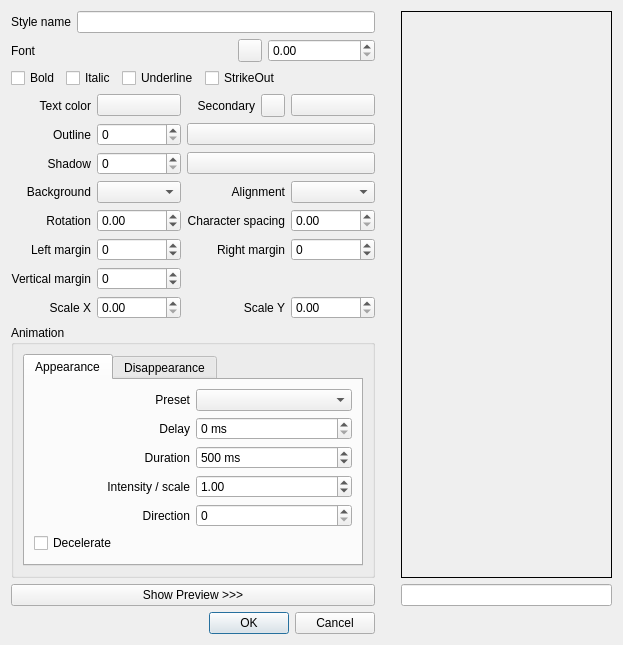
<?xml version="1.0" encoding="UTF-8"?>
<ui version="4.0">
 <author>
SPDX-FileCopyrightText: none
SPDX-License-Identifier: GPL-3.0-only OR LicenseRef-KDE-Accepted-GPL
 </author>
 <class>SubtitleStyleEdit_UI</class>
 <widget class="QDialog" name="SubtitleStyleEdit_UI">
  <property name="geometry">
   <rect>
    <x>0</x>
    <y>0</y>
    <width>623</width>
    <height>564</height>
   </rect>
  </property>
  <property name="windowTitle">
   <string>Subtitle Style Editor</string>
  </property>
  <layout class="QGridLayout" name="gridLayout">
   <item row="0" column="0" colspan="6">
    <layout class="QHBoxLayout" name="horizontalLayout_2">
     <item>
      <widget class="QLabel" name="labelName">
       <property name="text">
        <string>Style name</string>
       </property>
      </widget>
     </item>
     <item>
      <widget class="QLineEdit" name="editName"/>
     </item>
    </layout>
   </item>
   <item row="0" column="6">
    <spacer name="horizontalSpacer">
     <property name="orientation">
      <enum>Qt::Orientation::Horizontal</enum>
     </property>
     <property name="sizeType">
      <enum>QSizePolicy::Policy::Fixed</enum>
     </property>
     <property name="sizeHint" stdset="0">
      <size>
       <width>20</width>
       <height>20</height>
      </size>
     </property>
    </spacer>
   </item>
   <item row="0" column="7" rowspan="12">
    <widget class="QLabel" name="preview">
     <property name="enabled">
      <bool>true</bool>
     </property>
     <property name="frameShape">
      <enum>QFrame::Shape::Box</enum>
     </property>
     <property name="text">
      <string/>
     </property>
     <property name="scaledContents">
      <bool>true</bool>
     </property>
     <property name="alignment">
      <set>Qt::AlignmentFlag::AlignCenter</set>
     </property>
    </widget>
   </item>
   <item row="1" column="0" colspan="6">
    <layout class="QHBoxLayout" name="horizontalLayout_3">
     <item>
      <widget class="QLabel" name="labelFont">
       <property name="text">
        <string>Font</string>
       </property>
      </widget>
     </item>
     <item>
      <widget class="QLabel" name="labelFontName">
       <property name="frameShape">
        <enum>QFrame::Shape::NoFrame</enum>
       </property>
       <property name="text">
        <string/>
       </property>
       <property name="alignment">
        <set>Qt::AlignmentFlag::AlignRight|Qt::AlignmentFlag::AlignTrailing|Qt::AlignmentFlag::AlignVCenter</set>
       </property>
      </widget>
     </item>
     <item>
      <widget class="QToolButton" name="buttonSelectFont">
       <property name="text">
        <string/>
       </property>
       <property name="icon">
        <iconset theme="font-enable"/>
       </property>
      </widget>
     </item>
     <item>
      <widget class="QDoubleSpinBox" name="spinFontSize">
       <property name="maximum">
        <double>10000.000000000000000</double>
       </property>
      </widget>
     </item>
    </layout>
   </item>
   <item row="3" column="2">
    <widget class="QPushButton" name="buttonPrimaryColor">
     <property name="text">
      <string/>
     </property>
    </widget>
   </item>
   <item row="3" column="3">
    <widget class="QLabel" name="labelSecondaryColor">
     <property name="text">
      <string>Secondary</string>
     </property>
     <property name="alignment">
      <set>Qt::AlignmentFlag::AlignRight|Qt::AlignmentFlag::AlignTrailing|Qt::AlignmentFlag::AlignVCenter</set>
     </property>
    </widget>
   </item>
   <item row="3" column="4">
    <widget class="KContextualHelpButton" name="kcontextualhelpbutton">
     <property name="contextualHelpText">
      <string>The secondary color might be used in case of subtitle collision to help distinguish both subtitles</string>
     </property>
    </widget>
   </item>
   <item row="3" column="5">
    <widget class="QPushButton" name="buttonSecondaryColor">
     <property name="text">
      <string/>
     </property>
    </widget>
   </item>
   <item row="4" column="2">
    <widget class="QSpinBox" name="spinOutline">
     <property name="maximum">
      <number>100000</number>
     </property>
    </widget>
   </item>
   <item row="4" column="3" colspan="3">
    <widget class="QPushButton" name="buttonOutlineColor">
     <property name="text">
      <string/>
     </property>
    </widget>
   </item>
   <item row="5" column="2">
    <widget class="QSpinBox" name="spinShadow">
     <property name="maximum">
      <number>100000</number>
     </property>
    </widget>
   </item>
   <item row="5" column="3" colspan="3">
    <widget class="QPushButton" name="buttonBackColor">
     <property name="text">
      <string/>
     </property>
    </widget>
   </item>
   <item row="6" column="0" colspan="2">
    <widget class="QLabel" name="labelBoarderStyle">
     <property name="text">
      <string>Background</string>
     </property>
     <property name="alignment">
      <set>Qt::AlignmentFlag::AlignRight|Qt::AlignmentFlag::AlignTrailing|Qt::AlignmentFlag::AlignVCenter</set>
     </property>
    </widget>
   </item>
   <item row="6" column="2">
    <widget class="QComboBox" name="comboBorderStyle"/>
   </item>
   <item row="6" column="5">
    <widget class="QComboBox" name="comboAlignment"/>
   </item>
   <item row="7" column="1">
    <widget class="QLabel" name="labelAngle">
     <property name="text">
      <string>Rotation</string>
     </property>
     <property name="alignment">
      <set>Qt::AlignmentFlag::AlignRight|Qt::AlignmentFlag::AlignTrailing|Qt::AlignmentFlag::AlignVCenter</set>
     </property>
    </widget>
   </item>
   <item row="7" column="2">
    <widget class="QDoubleSpinBox" name="spinAngle">
     <property name="minimum">
      <double>-360.000000000000000</double>
     </property>
     <property name="maximum">
      <double>360.000000000000000</double>
     </property>
    </widget>
   </item>
   <item row="7" column="3" colspan="2">
    <widget class="QLabel" name="labelSpacing">
     <property name="text">
      <string>Character spacing</string>
     </property>
     <property name="alignment">
      <set>Qt::AlignmentFlag::AlignRight|Qt::AlignmentFlag::AlignTrailing|Qt::AlignmentFlag::AlignVCenter</set>
     </property>
    </widget>
   </item>
   <item row="7" column="5">
    <widget class="QDoubleSpinBox" name="spinSpacing">
     <property name="minimum">
      <double>0.000000000000000</double>
     </property>
     <property name="maximum">
      <double>1000000.000000000000000</double>
     </property>
    </widget>
   </item>
   <item row="8" column="1">
    <widget class="QLabel" name="labelMarginL">
     <property name="text">
      <string>Left margin</string>
     </property>
     <property name="alignment">
      <set>Qt::AlignmentFlag::AlignRight|Qt::AlignmentFlag::AlignTrailing|Qt::AlignmentFlag::AlignVCenter</set>
     </property>
    </widget>
   </item>
   <item row="8" column="2">
    <widget class="QSpinBox" name="spinMarginL">
     <property name="minimum">
      <number>-100000</number>
     </property>
     <property name="maximum">
      <number>100000</number>
     </property>
    </widget>
   </item>
   <item row="8" column="5">
    <widget class="QSpinBox" name="spinMarginR">
     <property name="minimum">
      <number>-100000</number>
     </property>
     <property name="maximum">
      <number>100000</number>
     </property>
    </widget>
   </item>
   <item row="9" column="0" colspan="2">
    <widget class="QLabel" name="labelMarginV">
     <property name="text">
      <string>Vertical margin</string>
     </property>
     <property name="alignment">
      <set>Qt::AlignmentFlag::AlignRight|Qt::AlignmentFlag::AlignTrailing|Qt::AlignmentFlag::AlignVCenter</set>
     </property>
    </widget>
   </item>
   <item row="9" column="2">
    <widget class="QSpinBox" name="spinMarginV">
     <property name="minimum">
      <number>-100000</number>
     </property>
     <property name="maximum">
      <number>100000</number>
     </property>
    </widget>
   </item>
   <item row="10" column="1">
    <widget class="QLabel" name="labelScaleX">
     <property name="text">
      <string>Scale X</string>
     </property>
     <property name="alignment">
      <set>Qt::AlignmentFlag::AlignRight|Qt::AlignmentFlag::AlignTrailing|Qt::AlignmentFlag::AlignVCenter</set>
     </property>
    </widget>
   </item>
   <item row="10" column="2">
    <widget class="QDoubleSpinBox" name="spinScaleX">
     <property name="maximum">
      <double>1000000.000000000000000</double>
     </property>
    </widget>
   </item>
   <item row="10" column="5">
    <widget class="QDoubleSpinBox" name="spinScaleY">
     <property name="maximum">
      <double>1000000.000000000000000</double>
     </property>
    </widget>
   </item>
   <item row="11" column="0" colspan="6">
    <widget class="QGroupBox" name="groupBoxAnimation">
     <property name="title">
      <string>Animation</string>
     </property>
     <layout class="QVBoxLayout" name="animationLayout">
      <item>
       <widget class="QTabWidget" name="tabWidgetAnimation">
        <property name="currentIndex">
         <number>0</number>
        </property>
        <widget class="QWidget" name="tabAnimationIn">
         <attribute name="title">
          <string>Appearance</string>
         </attribute>
         <layout class="QGridLayout" name="animationInGridLayout">
          <item row="0" column="0">
           <widget class="QLabel" name="labelAnimationPreset">
            <property name="text">
             <string>Preset</string>
            </property>
            <property name="alignment">
             <set>Qt::AlignmentFlag::AlignRight|Qt::AlignmentFlag::AlignTrailing|Qt::AlignmentFlag::AlignVCenter</set>
            </property>
           </widget>
          </item>
          <item row="0" column="1">
           <widget class="QComboBox" name="comboAnimationPreset"/>
          </item>
          <item row="1" column="0">
           <widget class="QLabel" name="labelAnimationDelay">
            <property name="text">
             <string>Delay</string>
            </property>
            <property name="alignment">
             <set>Qt::AlignmentFlag::AlignRight|Qt::AlignmentFlag::AlignTrailing|Qt::AlignmentFlag::AlignVCenter</set>
            </property>
           </widget>
          </item>
          <item row="1" column="1">
           <widget class="QSpinBox" name="spinAnimationDelay">
            <property name="suffix">
             <string> ms</string>
            </property>
            <property name="maximum">
             <number>60000</number>
            </property>
           </widget>
          </item>
          <item row="2" column="0">
           <widget class="QLabel" name="labelAnimationDuration">
            <property name="text">
             <string>Duration</string>
            </property>
            <property name="alignment">
             <set>Qt::AlignmentFlag::AlignRight|Qt::AlignmentFlag::AlignTrailing|Qt::AlignmentFlag::AlignVCenter</set>
            </property>
           </widget>
          </item>
          <item row="2" column="1">
           <widget class="QSpinBox" name="spinAnimationDuration">
            <property name="suffix">
             <string> ms</string>
            </property>
            <property name="maximum">
             <number>60000</number>
            </property>
            <property name="value">
             <number>500</number>
            </property>
           </widget>
          </item>
          <item row="3" column="0">
           <widget class="QLabel" name="labelAnimationIntensity">
            <property name="text">
             <string>Intensity / scale</string>
            </property>
            <property name="alignment">
             <set>Qt::AlignmentFlag::AlignRight|Qt::AlignmentFlag::AlignTrailing|Qt::AlignmentFlag::AlignVCenter</set>
            </property>
           </widget>
          </item>
          <item row="3" column="1">
           <widget class="QDoubleSpinBox" name="spinAnimationIntensity">
            <property name="minimum">
             <double>0.100000000000000</double>
            </property>
            <property name="maximum">
             <double>10.000000000000000</double>
            </property>
            <property name="singleStep">
             <double>0.100000000000000</double>
            </property>
            <property name="value">
             <double>1.000000000000000</double>
            </property>
           </widget>
          </item>
          <item row="4" column="0">
           <widget class="QLabel" name="labelAnimationDirection">
            <property name="text">
             <string>Direction</string>
            </property>
            <property name="alignment">
             <set>Qt::AlignmentFlag::AlignRight|Qt::AlignmentFlag::AlignTrailing|Qt::AlignmentFlag::AlignVCenter</set>
            </property>
           </widget>
          </item>
          <item row="4" column="1">
           <widget class="QSpinBox" name="spinAnimationDirection">
            <property name="maximum">
             <number>3</number>
            </property>
           </widget>
          </item>
          <item row="5" column="0" colspan="2">
           <widget class="QCheckBox" name="checkAnimationEase">
            <property name="text">
             <string>Decelerate</string>
            </property>
           </widget>
          </item>
         </layout>
        </widget>
        <widget class="QWidget" name="tabAnimationOut">
         <attribute name="title">
          <string>Disappearance</string>
         </attribute>
         <layout class="QGridLayout" name="animationOutGridLayout">
          <item row="0" column="0">
           <widget class="QLabel" name="labelAnimationOutPreset">
            <property name="text">
             <string>Preset</string>
            </property>
            <property name="alignment">
             <set>Qt::AlignmentFlag::AlignRight|Qt::AlignmentFlag::AlignTrailing|Qt::AlignmentFlag::AlignVCenter</set>
            </property>
           </widget>
          </item>
          <item row="0" column="1">
           <widget class="QComboBox" name="comboAnimationOutPreset"/>
          </item>
          <item row="1" column="0">
           <widget class="QLabel" name="labelAnimationOutDelay">
            <property name="text">
             <string>Delay</string>
            </property>
            <property name="alignment">
             <set>Qt::AlignmentFlag::AlignRight|Qt::AlignmentFlag::AlignTrailing|Qt::AlignmentFlag::AlignVCenter</set>
            </property>
           </widget>
          </item>
          <item row="1" column="1">
           <widget class="QSpinBox" name="spinAnimationOutDelay">
            <property name="suffix">
             <string> ms</string>
            </property>
            <property name="maximum">
             <number>60000</number>
            </property>
           </widget>
          </item>
          <item row="2" column="0">
           <widget class="QLabel" name="labelAnimationOutDuration">
            <property name="text">
             <string>Duration</string>
            </property>
            <property name="alignment">
             <set>Qt::AlignmentFlag::AlignRight|Qt::AlignmentFlag::AlignTrailing|Qt::AlignmentFlag::AlignVCenter</set>
            </property>
           </widget>
          </item>
          <item row="2" column="1">
           <widget class="QSpinBox" name="spinAnimationOutDuration">
            <property name="suffix">
             <string> ms</string>
            </property>
            <property name="maximum">
             <number>60000</number>
            </property>
            <property name="value">
             <number>500</number>
            </property>
           </widget>
          </item>
          <item row="3" column="0">
           <widget class="QLabel" name="labelAnimationOutIntensity">
            <property name="text">
             <string>Intensity / scale</string>
            </property>
            <property name="alignment">
             <set>Qt::AlignmentFlag::AlignRight|Qt::AlignmentFlag::AlignTrailing|Qt::AlignmentFlag::AlignVCenter</set>
            </property>
           </widget>
          </item>
          <item row="3" column="1">
           <widget class="QDoubleSpinBox" name="spinAnimationOutIntensity">
            <property name="minimum">
             <double>0.100000000000000</double>
            </property>
            <property name="maximum">
             <double>10.000000000000000</double>
            </property>
            <property name="singleStep">
             <double>0.100000000000000</double>
            </property>
            <property name="value">
             <double>1.000000000000000</double>
            </property>
           </widget>
          </item>
          <item row="4" column="0">
           <widget class="QLabel" name="labelAnimationOutDirection">
            <property name="text">
             <string>Direction</string>
            </property>
            <property name="alignment">
             <set>Qt::AlignmentFlag::AlignRight|Qt::AlignmentFlag::AlignTrailing|Qt::AlignmentFlag::AlignVCenter</set>
            </property>
           </widget>
          </item>
          <item row="4" column="1">
           <widget class="QSpinBox" name="spinAnimationOutDirection">
            <property name="maximum">
             <number>3</number>
            </property>
           </widget>
          </item>
          <item row="5" column="0" colspan="2">
           <widget class="QCheckBox" name="checkAnimationOutEase">
            <property name="text">
             <string>Decelerate</string>
            </property>
           </widget>
          </item>
         </layout>
        </widget>
       </widget>
      </item>
     </layout>
    </widget>
   </item>
   <item row="12" column="0" colspan="6">
    <widget class="QPushButton" name="buttonPreview">
     <property name="text">
      <string>Show Preview &gt;&gt;&gt;</string>
     </property>
    </widget>
   </item>
   <item row="12" column="7">
    <widget class="QLineEdit" name="editPreview">
     <property name="enabled">
      <bool>true</bool>
     </property>
    </widget>
   </item>
   <item row="13" column="0" colspan="6">
    <widget class="QDialogButtonBox" name="buttonBox">
     <property name="orientation">
      <enum>Qt::Orientation::Horizontal</enum>
     </property>
     <property name="standardButtons">
      <set>QDialogButtonBox::StandardButton::Cancel|QDialogButtonBox::StandardButton::Ok</set>
     </property>
    </widget>
   </item>
   <item row="3" column="0" colspan="2">
    <widget class="QLabel" name="labelColor">
     <property name="text">
      <string>Text color</string>
     </property>
     <property name="alignment">
      <set>Qt::AlignmentFlag::AlignRight|Qt::AlignmentFlag::AlignTrailing|Qt::AlignmentFlag::AlignVCenter</set>
     </property>
    </widget>
   </item>
   <item row="4" column="0" colspan="2">
    <widget class="QLabel" name="labelColor_2">
     <property name="text">
      <string>Outline</string>
     </property>
     <property name="alignment">
      <set>Qt::AlignmentFlag::AlignRight|Qt::AlignmentFlag::AlignTrailing|Qt::AlignmentFlag::AlignVCenter</set>
     </property>
    </widget>
   </item>
   <item row="5" column="0" colspan="2">
    <widget class="QLabel" name="labelColor_3">
     <property name="text">
      <string>Shadow</string>
     </property>
     <property name="alignment">
      <set>Qt::AlignmentFlag::AlignRight|Qt::AlignmentFlag::AlignTrailing|Qt::AlignmentFlag::AlignVCenter</set>
     </property>
    </widget>
   </item>
   <item row="2" column="0" colspan="6">
    <layout class="QHBoxLayout" name="horizontalLayout">
     <item>
      <widget class="QCheckBox" name="checkBold">
       <property name="sizePolicy">
        <sizepolicy hsizetype="Minimum" vsizetype="Fixed">
         <horstretch>0</horstretch>
         <verstretch>0</verstretch>
        </sizepolicy>
       </property>
       <property name="text">
        <string>Bold</string>
       </property>
       <property name="autoRepeatDelay">
        <number>308</number>
       </property>
      </widget>
     </item>
     <item>
      <widget class="QCheckBox" name="checkItalic">
       <property name="sizePolicy">
        <sizepolicy hsizetype="Minimum" vsizetype="Fixed">
         <horstretch>0</horstretch>
         <verstretch>0</verstretch>
        </sizepolicy>
       </property>
       <property name="layoutDirection">
        <enum>Qt::LayoutDirection::LeftToRight</enum>
       </property>
       <property name="text">
        <string>Italic</string>
       </property>
      </widget>
     </item>
     <item>
      <widget class="QCheckBox" name="checkUnderline">
       <property name="sizePolicy">
        <sizepolicy hsizetype="Minimum" vsizetype="Fixed">
         <horstretch>0</horstretch>
         <verstretch>0</verstretch>
        </sizepolicy>
       </property>
       <property name="text">
        <string>Underline</string>
       </property>
      </widget>
     </item>
     <item>
      <widget class="QCheckBox" name="checkStrikeOut">
       <property name="sizePolicy">
        <sizepolicy hsizetype="Minimum" vsizetype="Fixed">
         <horstretch>0</horstretch>
         <verstretch>0</verstretch>
        </sizepolicy>
       </property>
       <property name="text">
        <string>StrikeOut</string>
       </property>
      </widget>
     </item>
     <item>
      <spacer name="horizontalSpacer_2">
       <property name="orientation">
        <enum>Qt::Orientation::Horizontal</enum>
       </property>
       <property name="sizeHint" stdset="0">
        <size>
         <width>28</width>
         <height>20</height>
        </size>
       </property>
      </spacer>
     </item>
    </layout>
   </item>
   <item row="8" column="3" colspan="2">
    <widget class="QLabel" name="labelMarginR">
     <property name="text">
      <string>Right margin</string>
     </property>
     <property name="alignment">
      <set>Qt::AlignmentFlag::AlignRight|Qt::AlignmentFlag::AlignTrailing|Qt::AlignmentFlag::AlignVCenter</set>
     </property>
    </widget>
   </item>
   <item row="6" column="3" colspan="2">
    <widget class="QLabel" name="labelAlignment">
     <property name="text">
      <string>Alignment</string>
     </property>
     <property name="alignment">
      <set>Qt::AlignmentFlag::AlignRight|Qt::AlignmentFlag::AlignTrailing|Qt::AlignmentFlag::AlignVCenter</set>
     </property>
    </widget>
   </item>
   <item row="10" column="3" colspan="2">
    <widget class="QLabel" name="labelScaleY">
     <property name="text">
      <string>Scale Y</string>
     </property>
     <property name="alignment">
      <set>Qt::AlignmentFlag::AlignRight|Qt::AlignmentFlag::AlignTrailing|Qt::AlignmentFlag::AlignVCenter</set>
     </property>
    </widget>
   </item>
  </layout>
 </widget>
 <customwidgets>
  <customwidget>
   <class>KContextualHelpButton</class>
   <extends>QToolButton</extends>
   <header>kcontextualhelpbutton.h</header>
  </customwidget>
 </customwidgets>
 <tabstops>
  <tabstop>editName</tabstop>
  <tabstop>buttonSelectFont</tabstop>
  <tabstop>spinFontSize</tabstop>
  <tabstop>checkBold</tabstop>
  <tabstop>checkItalic</tabstop>
  <tabstop>checkUnderline</tabstop>
  <tabstop>checkStrikeOut</tabstop>
  <tabstop>buttonPrimaryColor</tabstop>
  <tabstop>kcontextualhelpbutton</tabstop>
  <tabstop>buttonSecondaryColor</tabstop>
  <tabstop>spinOutline</tabstop>
  <tabstop>buttonOutlineColor</tabstop>
  <tabstop>spinShadow</tabstop>
  <tabstop>buttonBackColor</tabstop>
  <tabstop>comboBorderStyle</tabstop>
  <tabstop>comboAlignment</tabstop>
  <tabstop>spinAngle</tabstop>
  <tabstop>spinSpacing</tabstop>
  <tabstop>spinMarginL</tabstop>
  <tabstop>spinMarginR</tabstop>
  <tabstop>spinMarginV</tabstop>
  <tabstop>spinScaleX</tabstop>
  <tabstop>spinScaleY</tabstop>
  <tabstop>comboAnimationPreset</tabstop>
  <tabstop>spinAnimationDelay</tabstop>
  <tabstop>spinAnimationDuration</tabstop>
  <tabstop>spinAnimationIntensity</tabstop>
  <tabstop>spinAnimationDirection</tabstop>
  <tabstop>checkAnimationEase</tabstop>
  <tabstop>tabWidgetAnimation</tabstop>
  <tabstop>comboAnimationOutPreset</tabstop>
  <tabstop>spinAnimationOutDelay</tabstop>
  <tabstop>spinAnimationOutDuration</tabstop>
  <tabstop>spinAnimationOutIntensity</tabstop>
  <tabstop>spinAnimationOutDirection</tabstop>
  <tabstop>checkAnimationOutEase</tabstop>
  <tabstop>buttonPreview</tabstop>
  <tabstop>editPreview</tabstop>
 </tabstops>
 <resources/>
 <connections>
  <connection>
   <sender>buttonBox</sender>
   <signal>accepted()</signal>
   <receiver>SubtitleStyleEdit_UI</receiver>
   <slot>accept()</slot>
   <hints>
    <hint type="sourcelabel">
     <x>248</x>
     <y>254</y>
    </hint>
    <hint type="destinationlabel">
     <x>157</x>
     <y>274</y>
    </hint>
   </hints>
  </connection>
  <connection>
   <sender>buttonBox</sender>
   <signal>rejected()</signal>
   <receiver>SubtitleStyleEdit_UI</receiver>
   <slot>reject()</slot>
   <hints>
    <hint type="sourcelabel">
     <x>316</x>
     <y>260</y>
    </hint>
    <hint type="destinationlabel">
     <x>286</x>
     <y>274</y>
    </hint>
   </hints>
  </connection>
 </connections>
</ui>
